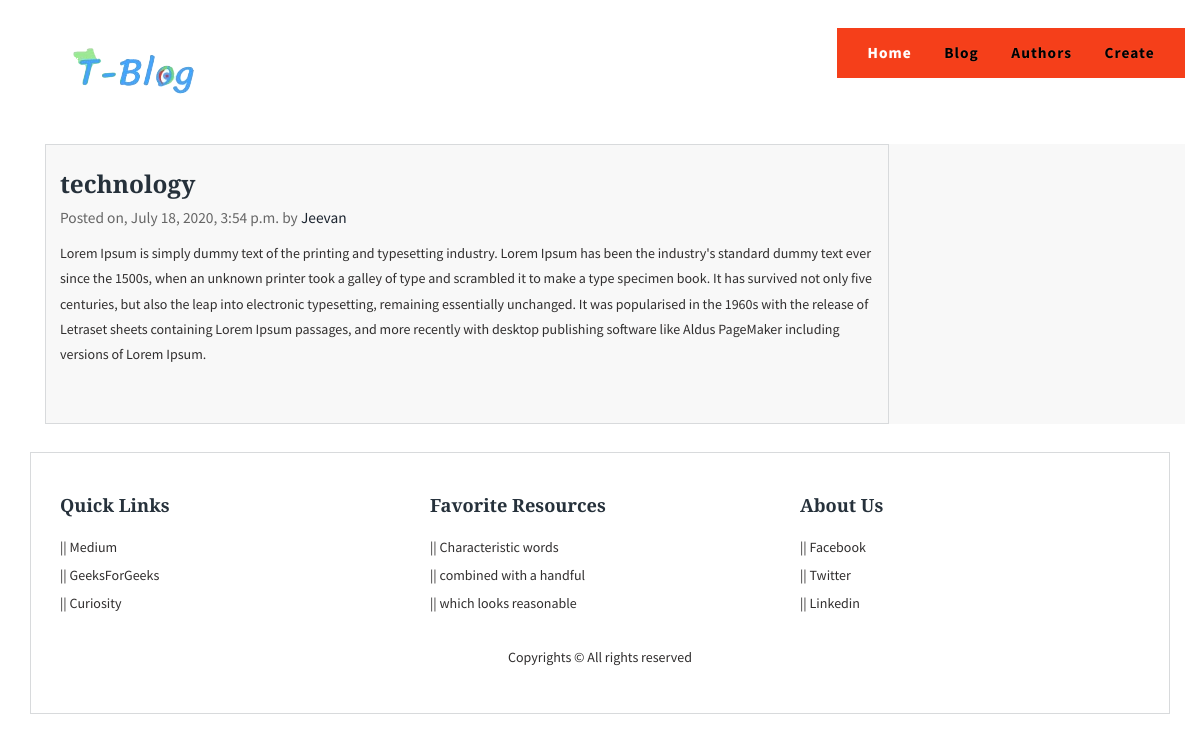
The page /blog/detail/2/ on the database its author committed.
### blogs/models.py (models this page shows, shortened)
class Blogs(models.Model):
    title = models.CharField(max_length=200)
    author = models.ForeignKey(Author,on_delete=models.CASCADE)
    content = models.TextField()
    published_date = models.DateTimeField(auto_now_add=True)
    class Meta:
        ordering = ('-published_date',)

class Author(models.Model):
    name = models.CharField(max_length=50)
    email = models.EmailField()
    bio = models.TextField(max_length=250)

### blogs/views.py (the view)
# urls.py: path('detail/<int:blog_id>/',blog_detail,name='detail')
def blog_detail(request,blog_id):
    blog_object = get_object_or_404(Blogs,id=blog_id)
    context = {
        'blog_object':blog_object
    }
    return render(request,'blogs/blog_detail.html',context=context)

### blogs/templates/blogs/blog_detail.html (shortened to what this page needs)
{% extends 'blogs/base_blog.html' %}
{% load static %}
{% block content %}
	<div class="container">
		<div class="blog">
		<div class="blog-content">
					<div class="blog-content-left">
						<div class="blog-articals">
						<div class="blog-artical">
							<div class="blog-artical-info">
								<div class="blog-artical-info-head">
									<h2><a href="#">{{ blog_object.title }}</a></h2>
									<h6>Posted on, {{ blog_object.published_date }} by <a href="#">{{blog_object.author.name}}</a></h6>
								</div>
								<div class="blog-artical-info-text">
									<p class="pl-0 pt-3 pr-3 pb-3 mt-3">{{ blog_object.content }}</p>
								</div>
							</div>
						</div>
					</div>
					</div>
					</div>
					<div class="clearfix"> </div>
				</div>
		</div>
{% endblock content %}

### blogs/static/blogs/css/style.css (style rules this page uses)
h4, h5, h6, h1, h2, h3 { margin-top: 0; }
p { margin: 0; }
html,body { font-family: 'Source Sans Pro', sans-serif; background: url(../images/sos.png)no-repeat; background-size: cover; -webkit-background-size: cover; -moz-background-size: cover; -o-background-size: cover; -ms-background-size: cover; }
body a { transition:0.5s all; -webkit-transition:0.5s all; -moz-transition:0.5s all; -o-transition:0.5s all; -ms-transition:0.5s all; }
*, *:after, *::before { -webkit-box-sizing: border-box; -moz-box-sizing: border-box; box-sizing: border-box; }
.blog a { text-decoration:none; }
.blog-content-left { float: left; width: 74%; padding: 1em; border: 1px solid #D8DADC; }
.blog-artical-info-head h2 a { color: #26313b; font-size: 0.8125em; margin: 0.5em 0; display: block; font-weight:700; text-decoration: none; text-transform:captalized; font-family: 'Libre Baskerville', serif; }
.blog-artical-info-text p { color: #302e2e; font-size: 1em; line-height: 1.8em; margin: 1em 0; }
.blog-artical { margin-bottom:2em; }
.blog { background: rgba(243, 243, 243, 0.55); padding: 0em 0 0; }
.blog h6 { color: #666666; font-size: 1.1em; font-weight: 400; }

### rows shown on the page
Blogs: title "technology", published_date "July 18, 2020, 3:54 p.m.", author.name "Jeevan", content "Lorem Ipsum is simply dummy text of the printing and typesetting industry. Lorem Ipsum has been the industry's standard dummy text ever since the 1500s, when an unknown printer took a galley of type and scrambled it to make a type specimen book. It has survived not only five centuries, but also the leap into electronic typesetting, remaining essentially unchanged. It was popularised in the 1960s with the release of Letraset sheets containing Lorem Ipsum passages, and more recently with desktop publishing software like Aldus PageMaker including versions of Lorem Ipsum."
